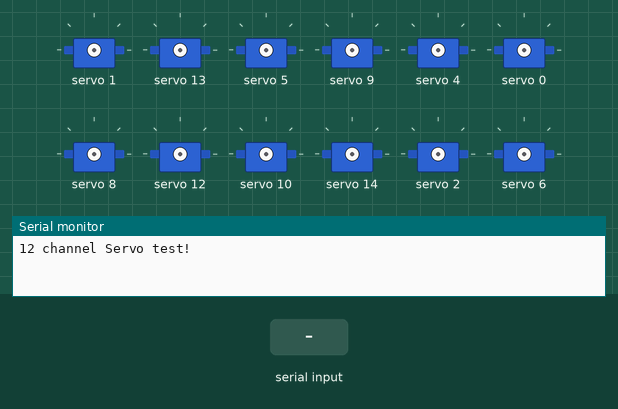
Simulated run of this sketch. Board: Arduino Uno, built with avr-gcc and run on an emulated ATmega328P. On the bench: 12 × servo, the last lines printed to the serial monitor. The inputs (shaded band) are chosen by the test bench.

Above: at 1.2 s.
1.3 s: "f" received over Serial
At 4.0 s:
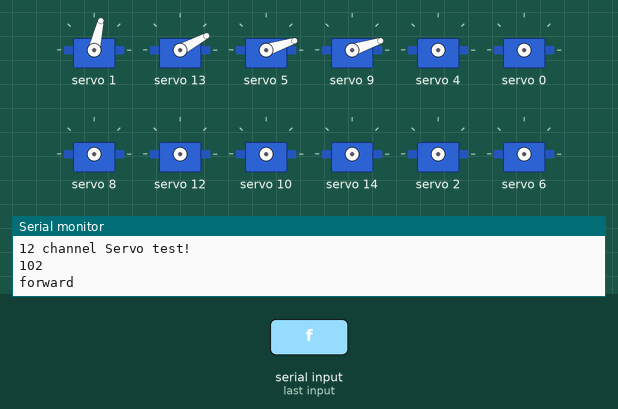
4.3 s: "l" received over Serial
At 5.7 s:
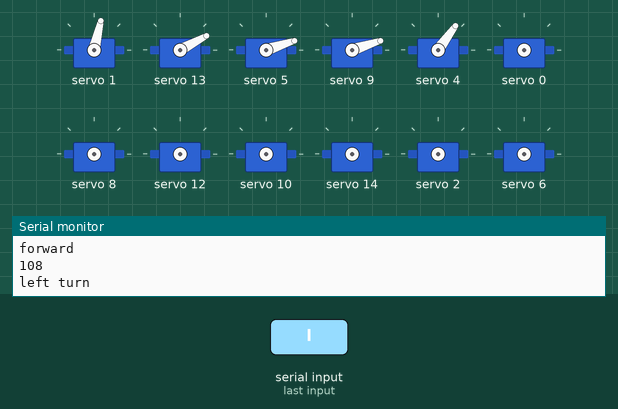
6.4 s: "r" received over Serial
At 7.5 s:
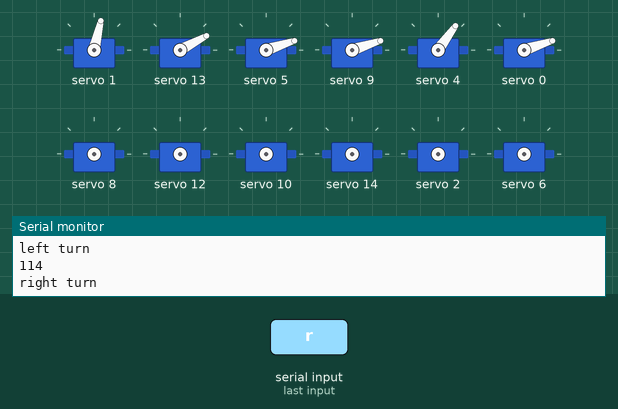
8.5 s: "s" received over Serial
10.0 s: "f" received over Serial
At 10.13 s:
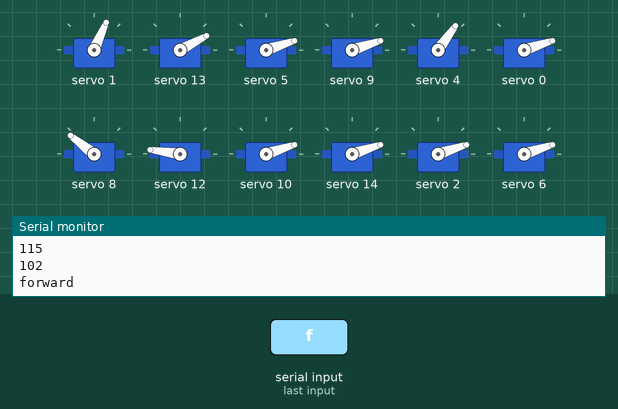
13.0 s: "l" received over Serial
At 13.14 s:
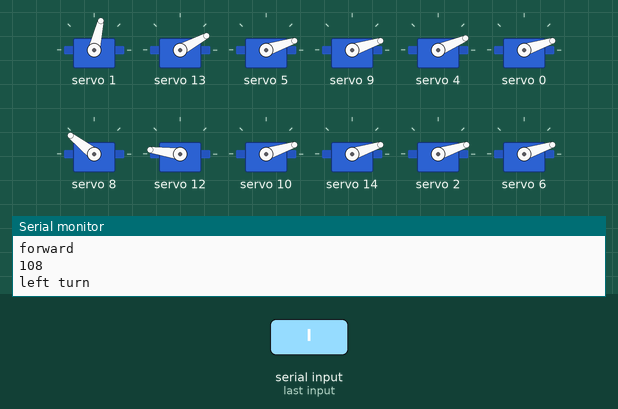
Timing chart, 0 to 15.9 s (numbered marks = the images above; inputs shaded):
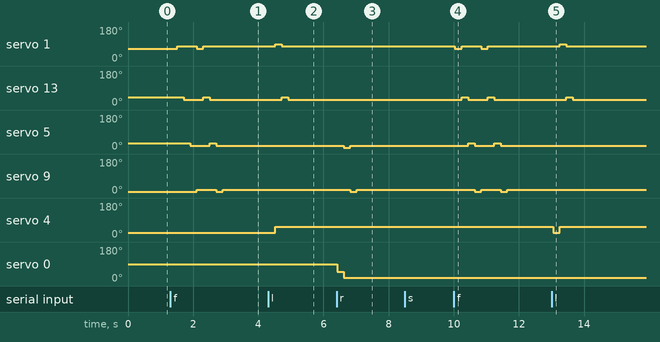

The sketch:

DogControl.ino
```cpp
#include <Wire.h>
#include <Adafruit_PWMServoDriver.h>
Adafruit_PWMServoDriver pwm = Adafruit_PWMServoDriver();


int incomingByte = 0;
int initFlag = 0;

void setup() {
  Serial.begin(115200);
  Serial.println("12 channel Servo test!");
  pwm.begin();
  pwm.setPWMFreq(50);
}

void loop() {
  if (Serial.available() > 0) {
    incomingByte = Serial.read();
    Serial.println(incomingByte, DEC);

    if (incomingByte == 115) {  // input = 's'
      if (initFlag == 0) {
        initServo();
        delay(1000);
        initFlag = 1;
      }

    }

    if (incomingByte == 102) {  // input = 'f'
      forward();
    }

    if (incomingByte == 108) {  // input = 'l'
      leftTurn();
    }

    if (incomingByte == 114) {  // input = 'r'
      rightTurn();
    }

    if (incomingByte == 101) {  // input = 'e'
      initFlag = 0;
    }
  }
  delay(50);
}
```

MoveFunc.ino
```cpp
void forward(){
  Serial.println("forward");
  if (sitFlag == 1) {
    for (int i = 0; i < 4; i++) {
      if (fl_b_Flag==1) {
        pwm.setPWM(1,0,fl_b-25);
        delay(200);
        hr_b_Flag = 1;
        pwm.setPWM(1,0,fl_b);
        fl_b_Flag = 0;
      }
      if (fr_b_Flag == 1) {
        pwm.setPWM(5,0,fr_b+25);
        delay(200);
        hl_b_Flag = 1;
        pwm.setPWM(5,0,fr_b);
        fr_b_Flag = 0;
      }
      if (hr_b_Flag==1) {
        pwm.setPWM(13,0,hr_b+25);
        delay(200);
        fr_b_Flag = 1;
        pwm.setPWM(13,0,hr_b);
        hr_b_Flag = 0;
      }
      if (hl_b_Flag == 1) {
        pwm.setPWM(9,0,hl_b-25);
        delay(200);
        fl_b_Flag = 1;
        pwm.setPWM(9,0,hl_b);
        hl_b_Flag = 0;
      }
    }
  }
}

void leftTurn() {
  Serial.println("left turn");
  if (sitFlag == 1) {
    if (fr_a_Flag==1) {
      pwm.setPWM(4,0,fr_a-65);
      fl_b_Flag=1;
      delay(200);
      pwm.setPWM(4,0,fr_a);
      fr_a_Flag = 0;
    }
    if (fl_b_Flag == 1) {
      pwm.setPWM(1,0,fl_b+25);
      hr_b_Flag = 1;
      delay(200);
      pwm.setPWM(1,0,fl_b);
      fl_b_Flag = 0;
    }
    if (hr_b_Flag == 1) {
      pwm.setPWM(13,0,hr_b+25);
      fr_a_Flag = 1;
      delay(200);
      pwm.setPWM(13,0,hr_b);
      hr_b_Flag = 0;
    }
  }
  fl_b_Flag = 1;
}

void rightTurn() {
  Serial.println("right turn");
  if (sitFlag == 1) {
    if (fl_a_Flag==1) {
      pwm.setPWM(0,0,fl_a+65);
      fr_b_Flag=1;
      delay(200);
      pwm.setPWM(0,0,fl_a);
      fl_a_Flag = 0;
    }
    if (fr_b_Flag == 1) {
      pwm.setPWM(5,0,fr_b-25);
      hl_b_Flag = 1;
      delay(200);
      pwm.setPWM(5,0,fr_b);
      fr_b_Flag = 0;
    }
    if (hl_b_Flag == 1) {
      pwm.setPWM(9,0,hl_b-25);
      fl_a_Flag = 1;
      delay(200);
      pwm.setPWM(9,0,hl_b);
      hl_b_Flag = 0;
    }
  }
  fl_b_Flag = 1;
}
```

LegConfig.ino
```cpp
// 초기 값 0~180을 펄스길이150~600으로 매핑해주고, rad의 최소,최대를 150,600을 넘지 않게 해준다.
// Spread of leg -> alpha down
// Front Left up -> beta down, gamma up
int fl_a = constrain(map(0, 0, 180, 150, 600), 150, 600);
int fl_b = constrain(map(50, 0, 180, 150, 600), 150, 600);
// int fl_g = constrain(map(0, 0, 180, 150, 600), 150, 600);
//int fl_b = 150;
int fl_g = 150;

// Spread of leg -> alpha up
// Front right up -> beta up, gamma down
int fr_a = constrain(map(30, 0, 180, 150, 600), 150, 600);
//int fr_b = constrain(map(40, 0, 180, 150, 600), 150, 600);
// int fr_g = constrain(map(118, 0, 180, 150, 600), 150, 600);
int fr_b = 150;
int fr_g = 150;

// Spread of leg -> alpha up
// Hind Left up -> beta down, gamma up
int hl_a = constrain(map(105, 0, 180, 150, 600), 150, 600);
//int hl_b = constrain(map(100, 0, 180, 150, 600), 150, 600);
// int hl_g = constrain(map(0, 0, 180, 150, 600), 150, 600);
int hl_b = 150;
int hl_g = 150;

// Spread of leg -> alpha down
// Hind right up -> beta up, gamma down
int hr_a = constrain(map(130, 0, 180, 150, 600), 150, 600);
//int hr_b = constrain(map(30, 0, 180, 150, 600), 150, 600);
// int hr_g = constrain(map(105, 0, 180, 150, 600), 150, 600);
int hr_b = 170;
int hr_g = 150;

// Flag
int fl_a_Flag = 1;
int hr_a_Flag = 0;
int fr_a_Flag = 1;
int hl_a_Flag = 0;

int fl_b_Flag = 1;
int hr_b_Flag = 0;
int fr_b_Flag = 0;
int hl_b_Flag = 0;

int sitFlag = 1; // status: situp

void  initServo(){
  pwm.setPWM(0,0,fl_a);
  pwm.setPWM(4,0,fr_a);
  pwm.setPWM(8,0,hl_a);
  pwm.setPWM(12,0,hr_a);
  pwm.setPWM(10,0,hl_g);
  pwm.setPWM(14,0,hr_g);
  pwm.setPWM(9,0,hl_b);
  pwm.setPWM(13,0,hr_b);
  pwm.setPWM(1,0,fl_b);
  pwm.setPWM(5,0,fr_b);
  pwm.setPWM(2,0,fl_g);
  pwm.setPWM(6,0,fr_g);

//  Serial.printf("fl_a = %d \n" , fl_a);
//  Serial.printf("fl_b = %d \n" , fl_b);
//  Serial.printf("fl_g = %d \n" , fl_g);
//  Serial.printf("fr_a = %d \n" , fr_a);
//  Serial.printf("fr_b = %d \n" , fr_b);
//  Serial.printf("fr_g = %d \n" , fr_g);
//  Serial.printf("hl_a = %d \n" , hl_a);
//  Serial.printf("hl_b = %d \n" , hl_b);
//  Serial.printf("hl_g = %d \n" , hl_g);
//  Serial.printf("hr_a = %d \n" , hr_a);
//  Serial.printf("hr_b = %d \n" , hr_b);
//  Serial.printf("hr_g = %d \n" , hr_g);

}
```

Measured:
- after the input at 1.3 s, servo 1: 66° → 77° after 0.20 s, → 66° 0.60 s later, → 77° 0.20 s later; servo 13: 40° → 28° after 0.41 s, → 40° 0.60 s later, → 28° 0.20 s later; servo 5: 30° → 18° after 0.61 s, → 30° 0.60 s later, → 18° 0.20 s later; servo 9: 6° → 18° after 0.81 s, → 6° 0.60 s later, → 18° 0.20 s later
- after the input at 4.3 s, servo 1: 77° → 89° after 0.22 s, → 77° 0.20 s later; servo 13: 28° → 40° after 0.42 s, → 28° 0.20 s later; servo 4: 23° → 54° after 0.22 s
- after the input at 6.4 s, servo 5: 18° → 6° after 0.22 s, → 18° 0.20 s later; servo 9: 18° → 6° after 0.42 s, → 18° 0.20 s later; servo 0: 90° → 49° at once, → 18° 0.20 s later
- after the input at 10.0 s, servo 1: alternates 77° for 0.60 s and 66° for 0.20 s, 4 changes in all, then stays 77°, starting at once; servo 13: alternates 40° for 0.20 s and 28° for 0.60 s, 4 changes in all, then stays 28°, starting after 0.24 s
- after the input at 13.0 s, servo 1: 77° → 89° after 0.25 s, → 77° 0.20 s later; servo 13: 28° → 40° after 0.45 s, → 28° 0.20 s later; servo 4: 54° → 23° after 0.05 s, → 54° 0.20 s later
